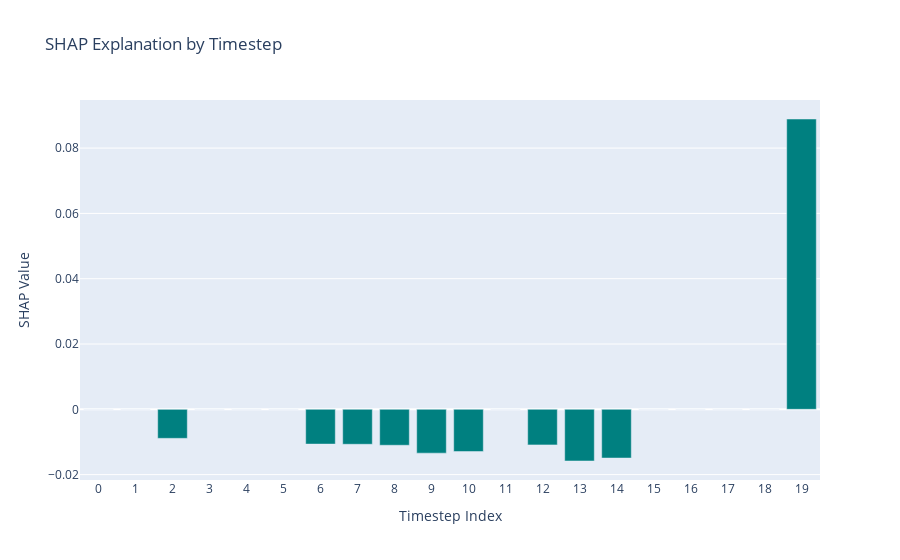

Notebook code for this chart:
### Markdown cell above
##### Local Explanation

### Code cell
# Example: Plot the SHAP values for a single test sample - Local Explanation

# Select one test sample using the SHAP sampler
test_sample = shap.sample(X_test_flat, 1)  # returns a 2D array (1, 20)

# Compute the SHAP values for the sample using the previously defined explainer_shap
shap_values = explainer_shap.shap_values(test_sample)

# Assuming shap_values[0] is a (20, 1) array for a regression output; flatten it to get a 1D array of length 20.
shap_first = shap_values[0].flatten()

# Create a DataFrame for plotting, with a numeric timestep index.
df_shap = pd.DataFrame({
    "timestep_index": np.arange(len(shap_first)),
    "shap_value": shap_first
})

# Create a Plotly bar plot similar to the LIME bar plot.
fig = go.Figure(data=go.Bar(
    x=df_shap["timestep_index"],
    y=df_shap["shap_value"],
    marker_color="teal"  # you can choose any color you like
))
fig.update_layout(
    title="SHAP Explanation by Timestep",
    xaxis_title="Timestep Index",
    yaxis_title="SHAP Value",
    xaxis=dict(tickmode="linear", dtick=1)  # show every timestep
)
fig.show()

### Figure 1 — Plotly figure (JSON) as saved in the notebook; plotly's stock layout.template omitted (floating-point values rounded to 4 significant figures)
{"data": [{"marker": {"color": "teal"}, "type": "bar", "x": [0, 1, 2, 3, 4, 5, 6, 7, 8, 9, 10, 11, 12, 13, 14, 15, 16, 17, 18, 19], "y": [0, 0, -0.008891, 0, 0, 0, -0.01065, -0.01071, -0.01101, -0.01342, -0.01293, 0, -0.01089, -0.01583, -0.01493, 0, 0, 0, 0, 0.08891]}], "layout": {"title": {"text": "SHAP Explanation by Timestep"}, "xaxis": {"dtick": 1, "tickmode": "linear", "title": {"text": "Timestep Index"}}, "yaxis": {"title": {"text": "SHAP Value"}}}}
